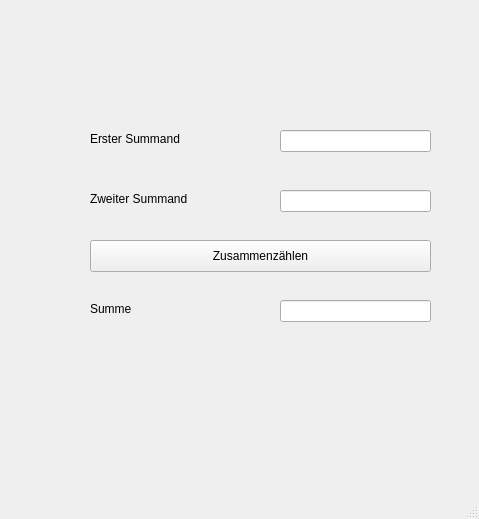
<?xml version="1.0" encoding="UTF-8"?>
<ui version="4.0">
 <class>MainWindow</class>
 <widget class="QMainWindow" name="MainWindow">
  <property name="geometry">
   <rect>
    <x>0</x>
    <y>0</y>
    <width>479</width>
    <height>519</height>
   </rect>
  </property>
  <property name="windowTitle">
   <string>Additionsprogramm</string>
  </property>
  <widget class="QWidget" name="centralwidget">
   <widget class="QLabel" name="lbSummand1">
    <property name="geometry">
     <rect>
      <x>90</x>
      <y>130</y>
      <width>111</width>
      <height>17</height>
     </rect>
    </property>
    <property name="text">
     <string>Erster Summand</string>
    </property>
   </widget>
   <widget class="QLabel" name="lbSummand2">
    <property name="geometry">
     <rect>
      <x>90</x>
      <y>190</y>
      <width>121</width>
      <height>17</height>
     </rect>
    </property>
    <property name="text">
     <string>Zweiter Summand</string>
    </property>
   </widget>
   <widget class="QLabel" name="lbSumme">
    <property name="geometry">
     <rect>
      <x>90</x>
      <y>300</y>
      <width>62</width>
      <height>17</height>
     </rect>
    </property>
    <property name="text">
     <string>Summe</string>
    </property>
   </widget>
   <widget class="QLineEdit" name="tbSummand1">
    <property name="geometry">
     <rect>
      <x>280</x>
      <y>130</y>
      <width>151</width>
      <height>22</height>
     </rect>
    </property>
   </widget>
   <widget class="QLineEdit" name="tbSummand2">
    <property name="geometry">
     <rect>
      <x>280</x>
      <y>190</y>
      <width>151</width>
      <height>22</height>
     </rect>
    </property>
   </widget>
   <widget class="QLineEdit" name="tbSumme">
    <property name="geometry">
     <rect>
      <x>280</x>
      <y>300</y>
      <width>151</width>
      <height>22</height>
     </rect>
    </property>
   </widget>
   <widget class="QPushButton" name="btAddition">
    <property name="geometry">
     <rect>
      <x>90</x>
      <y>240</y>
      <width>341</width>
      <height>32</height>
     </rect>
    </property>
    <property name="text">
     <string>Zusammenzählen</string>
    </property>
   </widget>
  </widget>
  <widget class="QMenuBar" name="menubar">
   <property name="geometry">
    <rect>
     <x>0</x>
     <y>0</y>
     <width>479</width>
     <height>22</height>
    </rect>
   </property>
  </widget>
  <widget class="QStatusBar" name="statusbar"/>
 </widget>
 <resources/>
 <connections>
  <connection>
   <sender>btAddition</sender>
   <signal>clicked()</signal>
   <receiver>MainWindow</receiver>
   <slot>addition()</slot>
   <hints>
    <hint type="sourcelabel">
     <x>260</x>
     <y>277</y>
    </hint>
    <hint type="destinationlabel">
     <x>239</x>
     <y>259</y>
    </hint>
   </hints>
  </connection>
 </connections>
 <slots>
  <slot>addition()</slot>
 </slots>
</ui>
